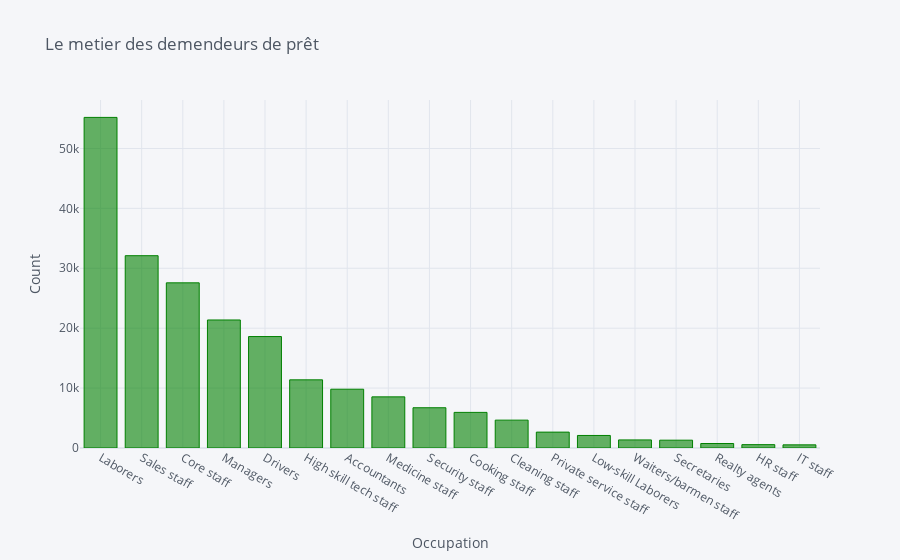

The code cell stored with this chart in its notebook:
### Markdown cell above
## Le metier des demendeurs de prêt

### Code cell
temp = application_train["OCCUPATION_TYPE"].value_counts()
temp.iplot(kind='bar', xTitle='Occupation',
           yTitle="Count",
           title='Le metier des demendeurs de prêt',
           color='green')

### Figure 1 — Plotly figure (JSON) as saved in the notebook; plotly's stock layout.template omitted (floating-point values rounded to 4 significant figures)
{"data": [{"marker": {"color": "rgba(0, 128, 0, 0.6)", "line": {"color": "rgba(0, 128, 0, 1.0)", "width": 1}}, "name": "OCCUPATION_TYPE", "orientation": "v", "text": "", "type": "bar", "x": ["Laborers", "Sales staff", "Core staff", "Managers", "Drivers", "High skill tech staff", "Accountants", "Medicine staff", "Security staff", "Cooking staff", "Cleaning staff", "Private service staff", "Low-skill Laborers", "Waiters/barmen staff", "Secretaries", "Realty agents", "HR staff", "IT staff"], "y": [55186, 32102, 27570, 21371, 18603, 11380, 9813, 8537, 6721, 5946, 4653, 2652, 2093, 1348, 1305, 751, 563, 526]}], "layout": {"legend": {"bgcolor": "#F5F6F9", "font": {"color": "#4D5663"}}, "paper_bgcolor": "#F5F6F9", "plot_bgcolor": "#F5F6F9", "title": {"font": {"color": "#4D5663"}, "text": "Le metier des demendeurs de prêt"}, "xaxis": {"gridcolor": "#E1E5ED", "showgrid": true, "tickfont": {"color": "#4D5663"}, "title": {"font": {"color": "#4D5663"}, "text": "Occupation"}, "zerolinecolor": "#E1E5ED"}, "yaxis": {"gridcolor": "#E1E5ED", "showgrid": true, "tickfont": {"color": "#4D5663"}, "title": {"font": {"color": "#4D5663"}, "text": "Count"}, "zerolinecolor": "#E1E5ED"}}}
